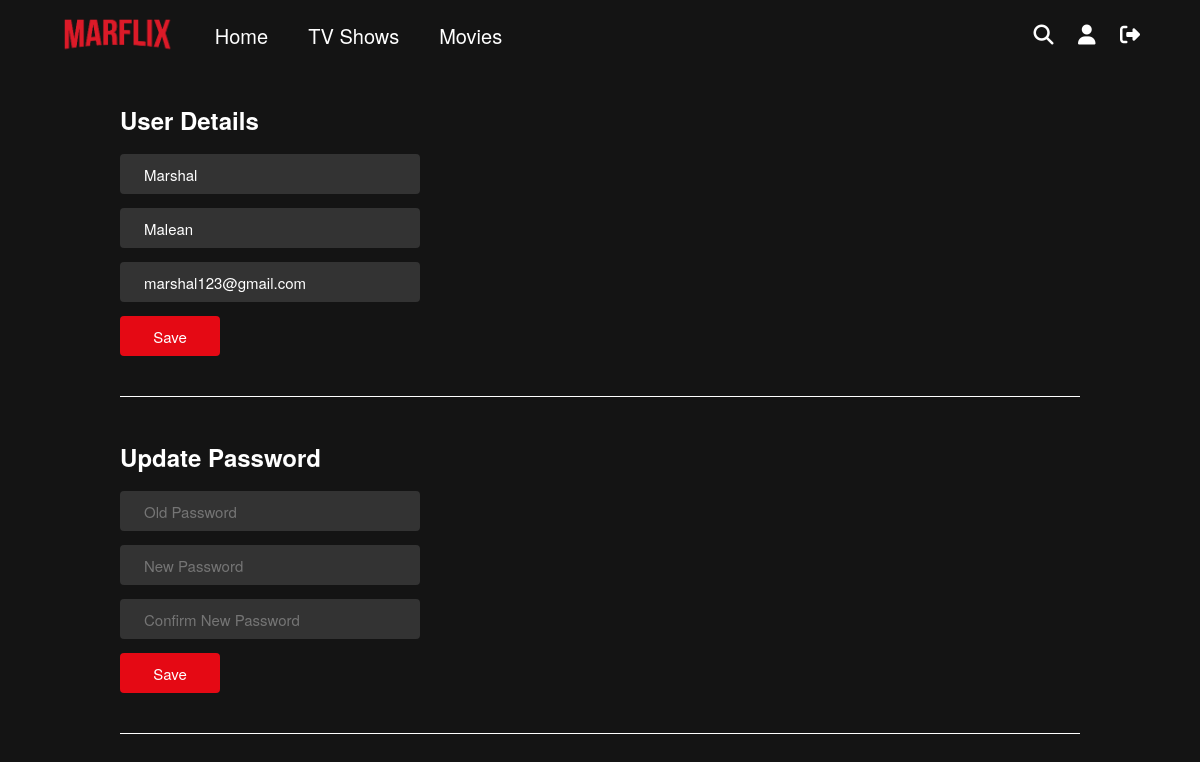
The app's page /profile.php (signed in) with its own data.
### tables this page shows
CREATE TABLE `users` (
  `id` int(11) NOT NULL,
  `firstName` varchar(25) NOT NULL,
  `lastName` varchar(25) NOT NULL,
  `username` varchar(50) NOT NULL,
  `email` varchar(100) NOT NULL,
  `password` varchar(255) NOT NULL,
  `signUpDate` datetime NOT NULL DEFAULT current_timestamp(),
  `isSubscribed` tinyint(4) NOT NULL DEFAULT 0
);

### includes/classes/User.php (called while the page is built, shortened)
<?php
class User
{
    private $sqlData;
    public function __construct($con, $username)
    {
        $this->con = $con;
        $query = $this->con->prepare("select * from users where username=:username");
        $query->bindValue(":username", $username);
        $query->execute();
        $this->sqlData = $query->fetch(PDO::FETCH_ASSOC);
    }
    public function getFirstName(){
        return $this->sqlData["firstName"];
    }
    public function getLastName(){
        return $this->sqlData["lastName"];
    }
    public function getEmail(){
        return $this->sqlData["email"];
    }
}

### profile.php (the view, shortened to what this page needs)
<?php
include_once("includes/header.php");
?>
<div class="settingsContainer column">
    <div class="formSection">
        <form method="POST">
            <h2>User Details</h2>
            <?php
            $user = new User($con, $userLoggedIn);
            $firstName = isset($_POST["firstName"]) ? $_POST["firstName"] : $user->getFirstName();
            $lastName = isset($_POST["lastName"]) ? $_POST["lastName"] : $user->getLastName();
            $email = isset($_POST["email"]) ? $_POST["email"] : $user->getEmail();
            ?>
            <input type="text" name="firstName" placeholder="First Name" value="<?php echo $firstName; ?>">
            <input type="text" name="lastName" placeholder="Last Name" value="<?php echo $lastName; ?>">
            <input type="email" name="email" placeholder="Email" value="<?php echo $email; ?>">
            <input type="submit" name="saveDetailsButton" value="Save">
        </form>
    </div>
    <div class="formSection">
        <form method="POST">
            <h2>Update Password</h2>
            <input type="password" name="oldPassword" placeholder="Old Password">
            <input type="password" name="newPassword" placeholder="New Password">
            <input type="password" name="newPassword2" placeholder="Confirm New Password">
            <input type="submit" name="savePasswordButton" value="Save">
        </form>
    </div>
</div>

### assets/styles/style.css (style rules this page uses)
* { margin: 0; padding: 0; box-sizing: border-box; font-family: Netflix Sans, Helvetica Neue, Segoe UI, Roboto, Ubuntu, sans-serif; }
.column { background-color: rgba(0, 0, 0, .75); min-height: 300px; max-height: 100%; width: 450px; border-radius: 4px; }
.column form { display: flex; flex-direction: column; padding: 23px 68px 40px; color: #fff; }
.column form input[type="text"], .column form input[type="email"], .column form input[type="password"] { width: 100%; padding: 18px 24px; background-color: #333; border: none; border-radius: 4px; margin-bottom: 18px; outline: none; color: #fff; font-size: 15px; }
.column form input[type="submit"] { border: none; background-color: #e50914; color: #fff; padding: 16px 32px; border-radius: 4px; font-size: 15px; cursor: pointer; }
.settingsContainer { padding-top: 60px; width: 80%; background-color: transparent; margin-left: auto; margin-right: auto; }
.settingsContainer h2 { margin-bottom: 10px; }
.settingsContainer form { padding: 23px 0px 40px 0px; }
.formSection { display: flex; flex-direction: column; border-bottom: 1px solid #fff; margin: 20px 0; }
.settingsContainer form input[type="text"], .settingsContainer form input[type="email"], .settingsContainer form input[type="password"] { width: 300px; height: 40px; margin: 7px 0; }
.settingsContainer form input[type="submit"] { width: 100px; height: 40px; padding: 0; margin-top: 7px; }

### records on screen
users: firstName "Marshal", lastName "Malean", email "marshal123@gmail.com"
